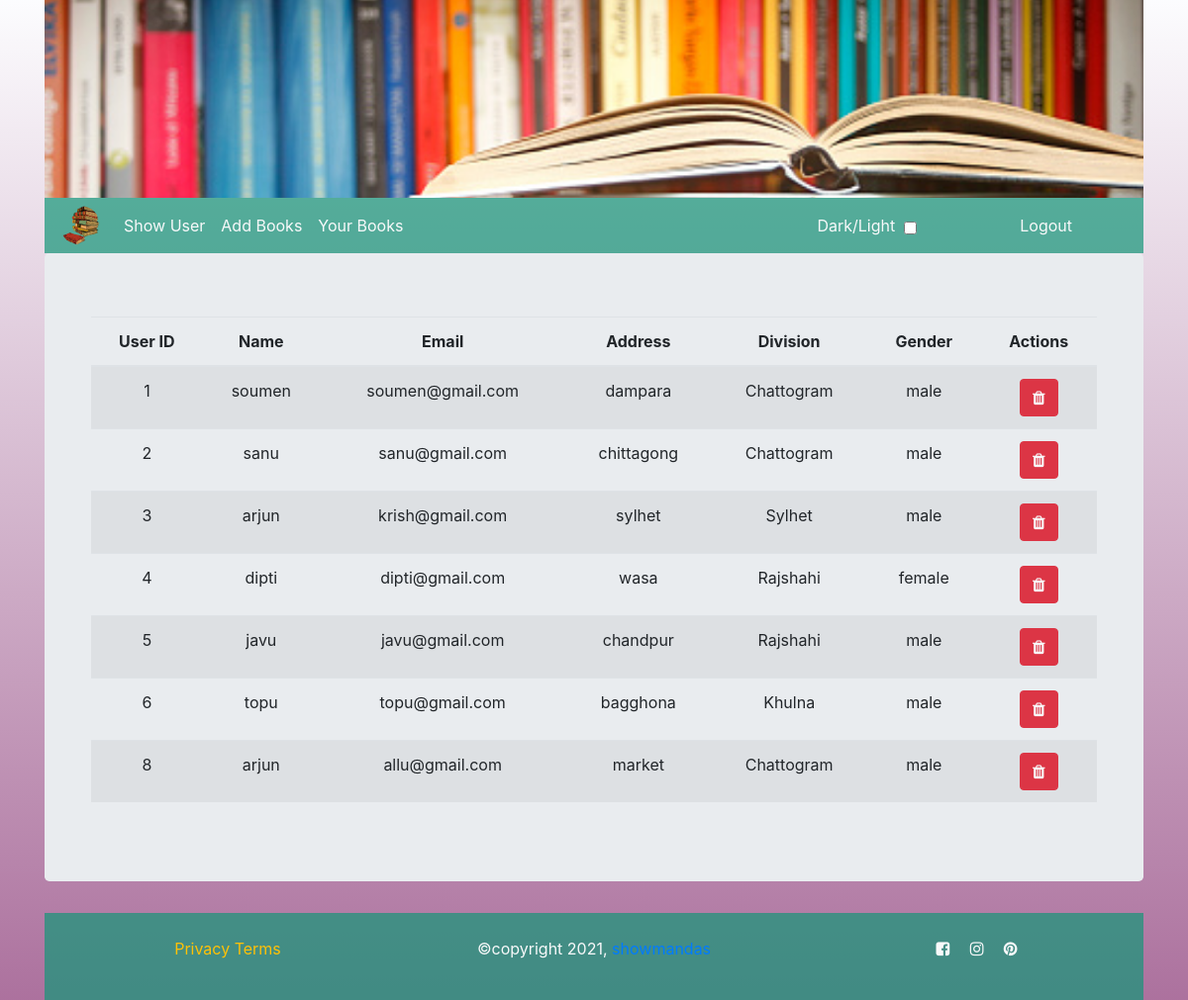
The page /admin/usershow.php (signed in) on the database its author committed.
### tables this page shows
CREATE TABLE `signup` (
  `id` int(11) NOT NULL,
  `username` varchar(255) NOT NULL,
  `email` varchar(255) NOT NULL,
  `password` varchar(255) NOT NULL,
  `address` varchar(255) NOT NULL,
  `division` varchar(255) NOT NULL,
  `gender` varchar(255) NOT NULL
);

### admin/usershow.php (the view, shortened to what this page needs)
<!DOCTYPE html>
<html lang="en">
<head>
<link rel="stylesheet" href="https://maxcdn.bootstrapcdn.com/bootstrap/4.5.2/css/bootstrap.min.css">
<link rel="stylesheet" href="https://cdnjs.cloudflare.com/ajax/libs/font-awesome/4.7.0/css/font-awesome.min.css" />
<link rel="stylesheet" href="css/style.css">
</head>
<body style="background-image:linear-gradient(to bottom, rgba(245, 246, 252, 0.3), rgba(117, 19, 93, 0.6)),
    url('../images/bgimg.jpg');">
<div class="wrapper container">
  <?php
  include 'header.php'
  ?>
<?php
include 'nav.php';
?>
<div class="jumbotron">
<div class="container table-responsive-sm">
  <table class="table table-striped table-hover text-center">
    <thead>
      <tr>
      <th>User ID</th>
      <th>Name</th>
        <th>Email</th>
        <th>Address</th>
        <th>Division</th>
        <th>Gender</th>
        <th>Actions</th>
      </tr>
    </thead>
    <tbody>
    <?php
include "dbcon.php";
$query="select id,username,email,address,division,gender from signup";
$q_run=mysqli_query($con,$query);
if(mysqli_num_rows($q_run)>0){
  while($res=mysqli_fetch_array($q_run)){
    ?>
          <tr>
            <td><?php echo $res['id'];?></td>
            <td><?php echo $res['username'];?></td>
            <td><?php echo $res['email'];?></td>
            <td><?php echo $res['address'];?></td>
            <td><?php echo $res['division'];?></td>
            <td><?php echo $res['gender'];?></td>
<td> <a href="userdelete.php?id=<?php echo $res['id'];?>" class="btn btn-danger text-light"><i class="fa fa-trash" aria-hidden="true"></i>
           </a> </td>
           </tr>
      <?php
       }
}else{
  ?>
  <script>
alert("No record found");
  </script>
  <?php
}
  ?>
  </table>
</div>
</div>
<?php
include 'footer.php';
?>
</div>
</body>
</html>

### css/style.css (style rules this page uses)
* { margin: 0; padding: 0; box-sizing: border-box; }

### rows shown on the page
signup: id "1", username "soumen", email "soumen@gmail.com", address "dampara", division "Chattogram", gender "male"
signup: id "2", username "sanu", email "sanu@gmail.com", address "chittagong", division "Chattogram", gender "male"
signup: id "3", username "arjun", email "krish@gmail.com", address "sylhet", division "Sylhet", gender "male"
signup: id "4", username "dipti", email "dipti@gmail.com", address "wasa", division "Rajshahi", gender "female"
signup: id "5", username "javu", email "javu@gmail.com", address "chandpur", division "Rajshahi", gender "male"
signup: id "6", username "topu", email "topu@gmail.com", address "bagghona", division "Khulna", gender "male"
signup: id "8", username "arjun", email "allu@gmail.com", address "market", division "Chattogram", gender "male"
